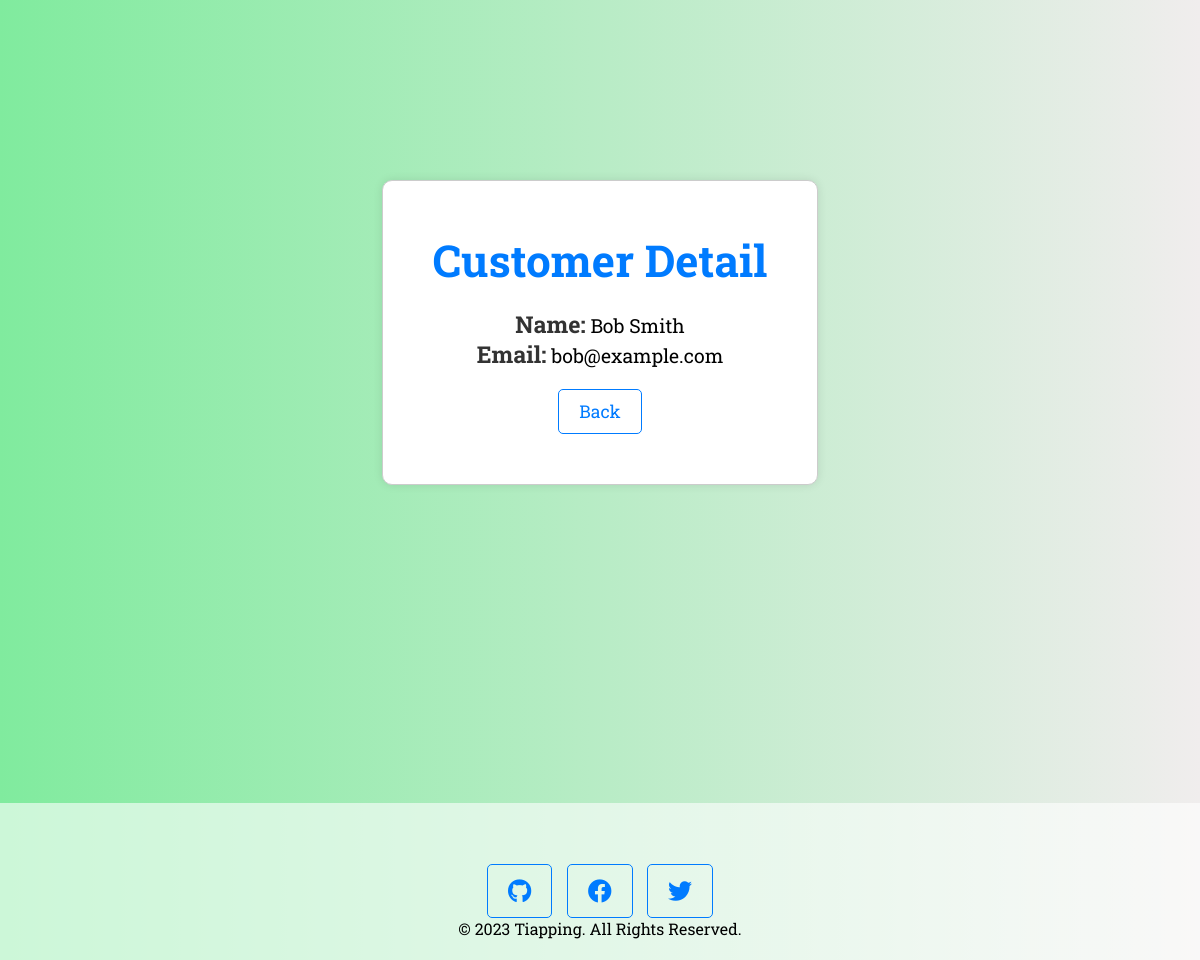
/customers/2/, run on an earlier commit of the app's database.
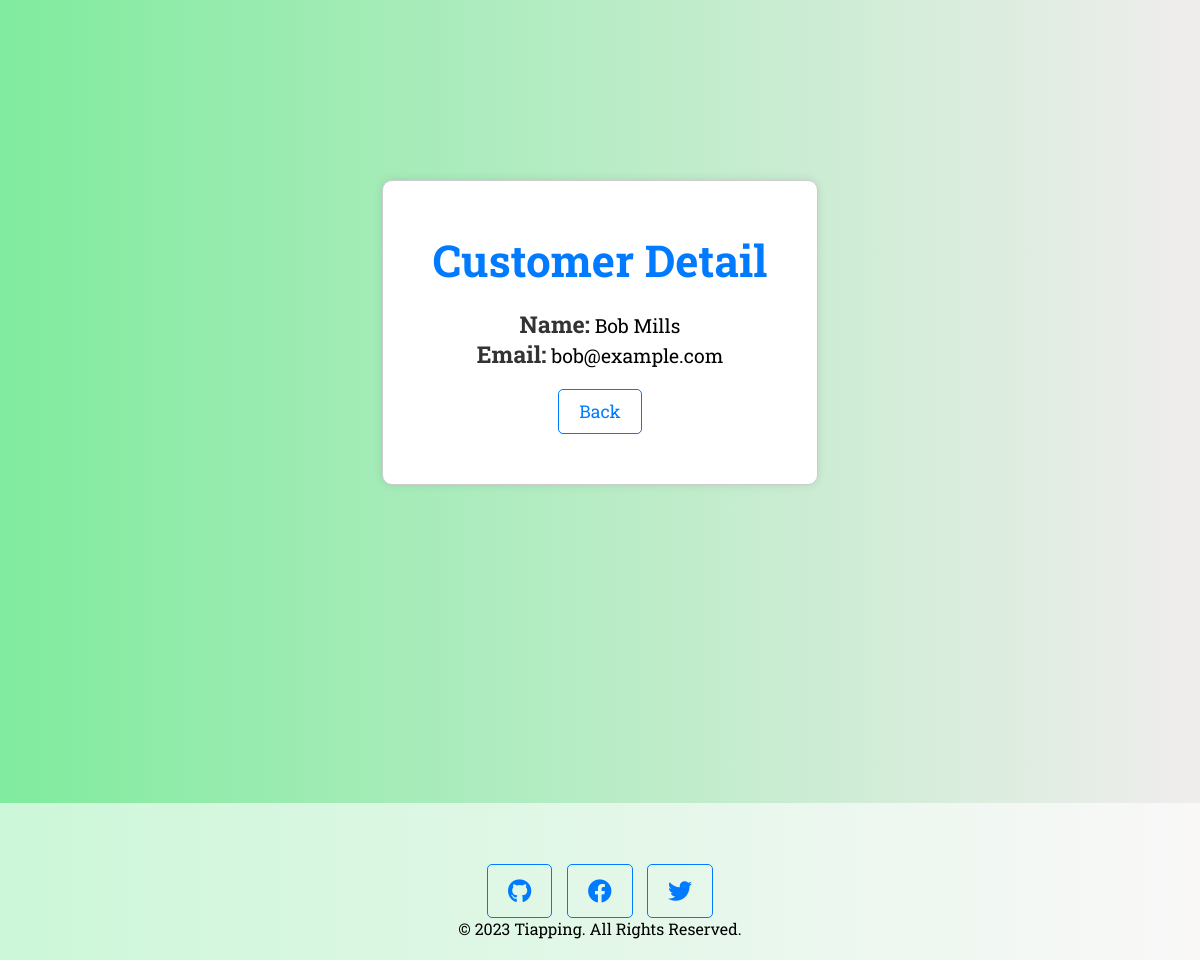
And on a later commit of the database.
### application/models.py (models this page shows, shortened)
class BaseModel(models.Model):
    created_at = models.DateTimeField(auto_now_add=True)
    updated_at = models.DateTimeField(auto_now=True)
    class Meta:
        abstract = True

class Customer(BaseModel):
    name = models.CharField(max_length=255)
    email = models.EmailField(unique=True)

### application/views.py (the view)
# urls.py: path('customers/<int:pk>/', CustomerDetailView.as_view(), name='customer-detail'),
class CustomerDetailView(DetailView):
    model = Customer
    template_name = 'customer_detail.html'  # Set the template name as per your project structure
    context_object_name = 'customer'

### application/templates/customer_detail.html (shortened to what this page needs)
{% extends 'base.html' %}
{% block content %}
  <div class="customer-detail">
    <h2>Customer Detail</h2>
    <div>
      <strong>Name:</strong> {{ customer.name }}<br>
      <strong>Email:</strong> {{ customer.email }}<br>
    </div>
    <a href="{% url 'customer-list' %}">Back</a>
  </div>
{% endblock %}

What changed in the data, as far as the page shows it:
changed Customer "bob@example.com": name "Bob Smith" → "Bob Mills"
